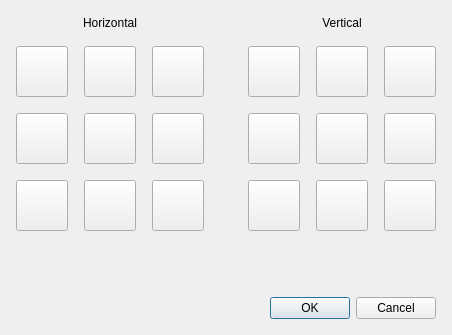
<?xml version="1.0" encoding="UTF-8"?>
<ui version="4.0">
 <class>Dialog</class>
 <widget class="QDialog" name="Dialog">
  <property name="geometry">
   <rect>
    <x>0</x>
    <y>0</y>
    <width>452</width>
    <height>335</height>
   </rect>
  </property>
  <property name="windowTitle">
   <string>Align with target</string>
  </property>
  <layout class="QGridLayout" name="gridLayoutDialog">
   <property name="leftMargin">
    <number>16</number>
   </property>
   <property name="topMargin">
    <number>16</number>
   </property>
   <property name="rightMargin">
    <number>16</number>
   </property>
   <property name="bottomMargin">
    <number>16</number>
   </property>
   <property name="spacing">
    <number>16</number>
   </property>
   <item row="0" column="0">
    <layout class="QGridLayout" name="gridLayoutHorizontal">
     <item row="0" column="0" colspan="3">
      <widget class="QLabel" name="labelHorizontal">
       <property name="text">
        <string>Horizontal</string>
       </property>
       <property name="alignment">
        <set>Qt::AlignCenter</set>
       </property>
      </widget>
     </item>
     <item row="1" column="0">
      <widget class="QToolButton" name="hRightLeft">
       <property name="text">
        <string/>
       </property>
       <property name="icon">
        <iconset>
         <normaloff>icons/align-right-left.svg</normaloff>icons/align-right-left.svg</iconset>
       </property>
       <property name="iconSize">
        <size>
         <width>44</width>
         <height>44</height>
        </size>
       </property>
       <property name="checkable">
        <bool>true</bool>
       </property>
       <attribute name="buttonGroup">
        <string notr="true">horizontal</string>
       </attribute>
      </widget>
     </item>
     <item row="1" column="1">
      <widget class="QToolButton" name="hRightCenter">
       <property name="text">
        <string/>
       </property>
       <property name="icon">
        <iconset>
         <normaloff>icons/align-right-center.svg</normaloff>icons/align-right-center.svg</iconset>
       </property>
       <property name="iconSize">
        <size>
         <width>44</width>
         <height>44</height>
        </size>
       </property>
       <property name="checkable">
        <bool>true</bool>
       </property>
       <attribute name="buttonGroup">
        <string notr="true">horizontal</string>
       </attribute>
      </widget>
     </item>
     <item row="1" column="2">
      <widget class="QToolButton" name="hRightRight">
       <property name="text">
        <string/>
       </property>
       <property name="icon">
        <iconset>
         <normaloff>icons/align-right-right.svg</normaloff>icons/align-right-right.svg</iconset>
       </property>
       <property name="iconSize">
        <size>
         <width>44</width>
         <height>44</height>
        </size>
       </property>
       <property name="checkable">
        <bool>true</bool>
       </property>
       <attribute name="buttonGroup">
        <string notr="true">horizontal</string>
       </attribute>
      </widget>
     </item>
     <item row="2" column="0">
      <widget class="QToolButton" name="hCenterLeft">
       <property name="text">
        <string/>
       </property>
       <property name="icon">
        <iconset>
         <normaloff>icons/align-center-left.svg</normaloff>icons/align-center-left.svg</iconset>
       </property>
       <property name="iconSize">
        <size>
         <width>44</width>
         <height>44</height>
        </size>
       </property>
       <property name="checkable">
        <bool>true</bool>
       </property>
       <attribute name="buttonGroup">
        <string notr="true">horizontal</string>
       </attribute>
      </widget>
     </item>
     <item row="2" column="1">
      <widget class="QToolButton" name="hCenterCenter">
       <property name="text">
        <string/>
       </property>
       <property name="icon">
        <iconset>
         <normaloff>icons/align-center-center.svg</normaloff>icons/align-center-center.svg</iconset>
       </property>
       <property name="iconSize">
        <size>
         <width>44</width>
         <height>44</height>
        </size>
       </property>
       <property name="checkable">
        <bool>true</bool>
       </property>
       <attribute name="buttonGroup">
        <string notr="true">horizontal</string>
       </attribute>
      </widget>
     </item>
     <item row="2" column="2">
      <widget class="QToolButton" name="hCenterRight">
       <property name="text">
        <string/>
       </property>
       <property name="icon">
        <iconset>
         <normaloff>icons/align-center-right.svg</normaloff>icons/align-center-right.svg</iconset>
       </property>
       <property name="iconSize">
        <size>
         <width>44</width>
         <height>44</height>
        </size>
       </property>
       <property name="checkable">
        <bool>true</bool>
       </property>
       <attribute name="buttonGroup">
        <string notr="true">horizontal</string>
       </attribute>
      </widget>
     </item>
     <item row="3" column="0">
      <widget class="QToolButton" name="hLeftLeft">
       <property name="text">
        <string/>
       </property>
       <property name="icon">
        <iconset>
         <normaloff>icons/align-left-left.svg</normaloff>icons/align-left-left.svg</iconset>
       </property>
       <property name="iconSize">
        <size>
         <width>44</width>
         <height>44</height>
        </size>
       </property>
       <property name="checkable">
        <bool>true</bool>
       </property>
       <attribute name="buttonGroup">
        <string notr="true">horizontal</string>
       </attribute>
      </widget>
     </item>
     <item row="3" column="1">
      <widget class="QToolButton" name="hLeftCenter">
       <property name="text">
        <string/>
       </property>
       <property name="icon">
        <iconset>
         <normaloff>icons/align-left-center.svg</normaloff>icons/align-left-center.svg</iconset>
       </property>
       <property name="iconSize">
        <size>
         <width>44</width>
         <height>44</height>
        </size>
       </property>
       <property name="checkable">
        <bool>true</bool>
       </property>
       <attribute name="buttonGroup">
        <string notr="true">horizontal</string>
       </attribute>
      </widget>
     </item>
     <item row="3" column="2">
      <widget class="QToolButton" name="hLeftRight">
       <property name="text">
        <string/>
       </property>
       <property name="icon">
        <iconset>
         <normaloff>icons/align-left-right.svg</normaloff>icons/align-left-right.svg</iconset>
       </property>
       <property name="iconSize">
        <size>
         <width>44</width>
         <height>44</height>
        </size>
       </property>
       <property name="checkable">
        <bool>true</bool>
       </property>
       <attribute name="buttonGroup">
        <string notr="true">horizontal</string>
       </attribute>
      </widget>
     </item>
    </layout>
   </item>
   <item row="0" column="1">
    <spacer name="horizontalSpacer">
     <property name="orientation">
      <enum>Qt::Horizontal</enum>
     </property>
     <property name="sizeHint" stdset="0">
      <size>
       <width>0</width>
       <height>17</height>
      </size>
     </property>
    </spacer>
   </item>
   <item row="0" column="2">
    <layout class="QGridLayout" name="gridLayoutVertical">
     <item row="0" column="0" colspan="3">
      <widget class="QLabel" name="labelVertical">
       <property name="text">
        <string>Vertical</string>
       </property>
       <property name="alignment">
        <set>Qt::AlignCenter</set>
       </property>
      </widget>
     </item>
     <item row="1" column="0">
      <widget class="QToolButton" name="vBottomTop">
       <property name="text">
        <string/>
       </property>
       <property name="icon">
        <iconset>
         <normaloff>icons/align-bottom-top.svg</normaloff>icons/align-bottom-top.svg</iconset>
       </property>
       <property name="iconSize">
        <size>
         <width>44</width>
         <height>44</height>
        </size>
       </property>
       <property name="checkable">
        <bool>true</bool>
       </property>
       <attribute name="buttonGroup">
        <string notr="true">vertical</string>
       </attribute>
      </widget>
     </item>
     <item row="1" column="1">
      <widget class="QToolButton" name="vCenterTop">
       <property name="enabled">
        <bool>true</bool>
       </property>
       <property name="sizePolicy">
        <sizepolicy hsizetype="Fixed" vsizetype="Fixed">
         <horstretch>0</horstretch>
         <verstretch>0</verstretch>
        </sizepolicy>
       </property>
       <property name="text">
        <string/>
       </property>
       <property name="icon">
        <iconset>
         <normaloff>icons/align-center-top.svg</normaloff>icons/align-center-top.svg</iconset>
       </property>
       <property name="iconSize">
        <size>
         <width>44</width>
         <height>44</height>
        </size>
       </property>
       <property name="checkable">
        <bool>true</bool>
       </property>
       <attribute name="buttonGroup">
        <string notr="true">vertical</string>
       </attribute>
      </widget>
     </item>
     <item row="1" column="2">
      <widget class="QToolButton" name="vTopTop">
       <property name="text">
        <string/>
       </property>
       <property name="icon">
        <iconset>
         <normaloff>icons/align-top-top.svg</normaloff>icons/align-top-top.svg</iconset>
       </property>
       <property name="iconSize">
        <size>
         <width>44</width>
         <height>44</height>
        </size>
       </property>
       <property name="checkable">
        <bool>true</bool>
       </property>
       <attribute name="buttonGroup">
        <string notr="true">vertical</string>
       </attribute>
      </widget>
     </item>
     <item row="2" column="0">
      <widget class="QToolButton" name="vBottomCenter">
       <property name="text">
        <string/>
       </property>
       <property name="icon">
        <iconset>
         <normaloff>icons/align-bottom-center.svg</normaloff>icons/align-bottom-center.svg</iconset>
       </property>
       <property name="iconSize">
        <size>
         <width>44</width>
         <height>44</height>
        </size>
       </property>
       <property name="checkable">
        <bool>true</bool>
       </property>
       <attribute name="buttonGroup">
        <string notr="true">vertical</string>
       </attribute>
      </widget>
     </item>
     <item row="2" column="1">
      <widget class="QToolButton" name="vCenterCenter">
       <property name="text">
        <string/>
       </property>
       <property name="icon">
        <iconset>
         <normaloff>icons/align-center-center.svg</normaloff>icons/align-center-center.svg</iconset>
       </property>
       <property name="iconSize">
        <size>
         <width>44</width>
         <height>44</height>
        </size>
       </property>
       <property name="checkable">
        <bool>true</bool>
       </property>
       <attribute name="buttonGroup">
        <string notr="true">vertical</string>
       </attribute>
      </widget>
     </item>
     <item row="2" column="2">
      <widget class="QToolButton" name="vTopCenter">
       <property name="text">
        <string/>
       </property>
       <property name="icon">
        <iconset>
         <normaloff>icons/align-top-center.svg</normaloff>icons/align-top-center.svg</iconset>
       </property>
       <property name="iconSize">
        <size>
         <width>44</width>
         <height>44</height>
        </size>
       </property>
       <property name="checkable">
        <bool>true</bool>
       </property>
       <attribute name="buttonGroup">
        <string notr="true">vertical</string>
       </attribute>
      </widget>
     </item>
     <item row="3" column="0">
      <widget class="QToolButton" name="vBottomBottom">
       <property name="text">
        <string/>
       </property>
       <property name="icon">
        <iconset>
         <normaloff>icons/align-bottom-bottom.svg</normaloff>icons/align-bottom-bottom.svg</iconset>
       </property>
       <property name="iconSize">
        <size>
         <width>44</width>
         <height>44</height>
        </size>
       </property>
       <property name="checkable">
        <bool>true</bool>
       </property>
       <attribute name="buttonGroup">
        <string notr="true">vertical</string>
       </attribute>
      </widget>
     </item>
     <item row="3" column="1">
      <widget class="QToolButton" name="vCenterBottom">
       <property name="text">
        <string/>
       </property>
       <property name="icon">
        <iconset>
         <normaloff>icons/align-center-bottom.svg</normaloff>icons/align-center-bottom.svg</iconset>
       </property>
       <property name="iconSize">
        <size>
         <width>44</width>
         <height>44</height>
        </size>
       </property>
       <property name="checkable">
        <bool>true</bool>
       </property>
       <attribute name="buttonGroup">
        <string notr="true">vertical</string>
       </attribute>
      </widget>
     </item>
     <item row="3" column="2">
      <widget class="QToolButton" name="vTopBottom">
       <property name="text">
        <string/>
       </property>
       <property name="icon">
        <iconset>
         <normaloff>icons/align-top-bottom.svg</normaloff>icons/align-top-bottom.svg</iconset>
       </property>
       <property name="iconSize">
        <size>
         <width>44</width>
         <height>44</height>
        </size>
       </property>
       <property name="checkable">
        <bool>true</bool>
       </property>
       <attribute name="buttonGroup">
        <string notr="true">vertical</string>
       </attribute>
      </widget>
     </item>
    </layout>
   </item>
   <item row="1" column="0" colspan="3">
    <spacer name="verticalSpacer">
     <property name="orientation">
      <enum>Qt::Vertical</enum>
     </property>
     <property name="sizeHint" stdset="0">
      <size>
       <width>17</width>
       <height>0</height>
      </size>
     </property>
    </spacer>
   </item>
   <item row="2" column="0" colspan="3">
    <widget class="QDialogButtonBox" name="buttonBox">
     <property name="orientation">
      <enum>Qt::Horizontal</enum>
     </property>
     <property name="standardButtons">
      <set>QDialogButtonBox::Cancel|QDialogButtonBox::Ok</set>
     </property>
    </widget>
   </item>
  </layout>
 </widget>
 <resources/>
 <connections>
  <connection>
   <sender>buttonBox</sender>
   <signal>accepted()</signal>
   <receiver>Dialog</receiver>
   <slot>accept()</slot>
   <hints>
    <hint type="sourcelabel">
     <x>248</x>
     <y>254</y>
    </hint>
    <hint type="destinationlabel">
     <x>157</x>
     <y>274</y>
    </hint>
   </hints>
  </connection>
  <connection>
   <sender>buttonBox</sender>
   <signal>rejected()</signal>
   <receiver>Dialog</receiver>
   <slot>reject()</slot>
   <hints>
    <hint type="sourcelabel">
     <x>316</x>
     <y>260</y>
    </hint>
    <hint type="destinationlabel">
     <x>286</x>
     <y>274</y>
    </hint>
   </hints>
  </connection>
 </connections>
 <buttongroups>
  <buttongroup name="horizontal"/>
  <buttongroup name="vertical"/>
 </buttongroups>
</ui>
